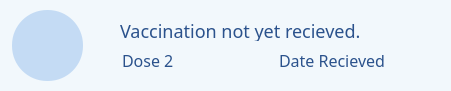
      <widget class="QFrame" name="vaccineDose2FramePP">
       <property name="geometry">
        <rect>
         <x>400</x>
         <y>360</y>
         <width>451</width>
         <height>91</height>
        </rect>
       </property>
       <property name="styleSheet">
        <string notr="true">background: #F2F8FC;
border-radius: 40px;</string>
       </property>
       <property name="frameShape">
        <enum>QFrame::StyledPanel</enum>
       </property>
       <property name="frameShadow">
        <enum>QFrame::Raised</enum>
       </property>
       <widget class="QLabel" name="vaccineIcon2FramePP">
        <property name="geometry">
         <rect>
          <x>12</x>
          <y>10</y>
          <width>71</width>
          <height>71</height>
         </rect>
        </property>
        <property name="styleSheet">
         <string notr="true">background: #C4DBF4;
border-radius: 35px;</string>
        </property>
        <property name="text">
         <string/>
        </property>
        <property name="scaledContents">
         <bool>false</bool>
        </property>
        <property name="alignment">
         <set>Qt::AlignCenter</set>
        </property>
       </widget>
       <widget class="QLabel" name="showDose2BatchPP">
        <property name="geometry">
         <rect>
          <x>122</x>
          <y>50</y>
          <width>151</width>
          <height>20</height>
         </rect>
        </property>
        <property name="font">
         <font>
          <family>Avenir Next</family>
          <pointsize>-1</pointsize>
          <weight>25</weight>
          <bold>false</bold>
         </font>
        </property>
        <property name="styleSheet">
         <string notr="true">font-weight: 200;
font-size: 16px;
color:#2B528C;

</string>
        </property>
        <property name="text">
         <string>Dose 2</string>
        </property>
       </widget>
       <widget class="QLabel" name="showDose2NamePP">
        <property name="geometry">
         <rect>
          <x>120</x>
          <y>20</y>
          <width>271</width>
          <height>21</height>
         </rect>
        </property>
        <property name="font">
         <font>
          <family>Arial Rounded MT Bold</family>
          <pointsize>-1</pointsize>
          <weight>37</weight>
          <bold>false</bold>
         </font>
        </property>
        <property name="styleSheet">
         <string notr="true">font-weight: 300;
font-size: 18px;
color:#2B528C;

</string>
        </property>
        <property name="text">
         <string>Vaccination not yet recieved.</string>
        </property>
        <property name="alignment">
         <set>Qt::AlignLeading|Qt::AlignLeft|Qt::AlignVCenter</set>
        </property>
       </widget>
       <widget class="QLabel" name="showDose2DatePP">
        <property name="geometry">
         <rect>
          <x>274</x>
          <y>50</y>
          <width>111</width>
          <height>20</height>
         </rect>
        </property>
        <property name="font">
         <font>
          <family>Avenir Next</family>
          <pointsize>-1</pointsize>
          <weight>25</weight>
          <bold>false</bold>
         </font>
        </property>
        <property name="styleSheet">
         <string notr="true">font-weight: 200;
font-size: 16px;
color:#2B528C;

</string>
        </property>
        <property name="text">
         <string>Date Recieved</string>
        </property>
        <property name="alignment">
         <set>Qt::AlignRight|Qt::AlignTrailing|Qt::AlignVCenter</set>
        </property>
       </widget>
       <widget class="QLabel" name="imgVaccineIcon2PP">
        <property name="geometry">
         <rect>
          <x>32</x>
          <y>22</y>
          <width>31</width>
          <height>41</height>
         </rect>
        </property>
        <property name="styleSheet">
         <string notr="true">background: #C4DBF4;
border-radius: 5px;</string>
        </property>
        <property name="text">
         <string/>
        </property>
        <property name="pixmap">
         <pixmap resource="Resources.qrc">:/res/images/iconVaccine.png</pixmap>
        </property>
        <property name="scaledContents">
         <bool>true</bool>
        </property>
        <property name="alignment">
         <set>Qt::AlignCenter</set>
        </property>
       </widget>
      </widget>
